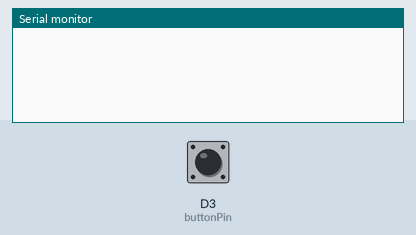
Recording of a sketch running on a simulated Particle Photon. Shown: the last lines printed to the serial monitor. Inputs (shaded band) come from the test bench; at power-on: D3 (buttonPin) LOW.

Above: at 1.2 s.
1.3 s: D3 (buttonPin) pulled HIGH for 0.15 s
At 1.43 s:
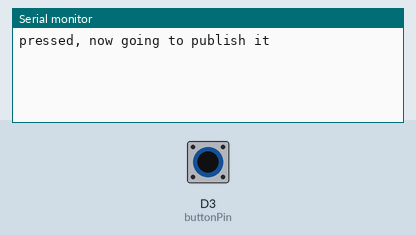
At 1.8 s:
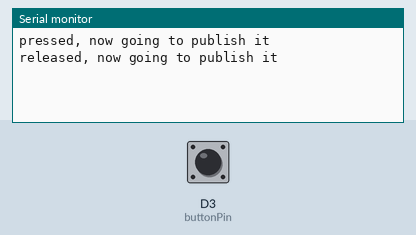

The sketch:

geraldo_a.ino
```cpp
//This sketch sends data to Geraldo_B.

int buttonPin = D3;
bool triggered = false;
long triggerTime;

//int lightPin = A5;
//int lightValue;
//int lightPublishTime;


void setup() {
//Particle.variable("sensorValue", &lightValue, INT);
pinMode(buttonPin,INPUT_PULLDOWN);
Serial.begin(9600);

}

void loop() {

    if(digitalRead(buttonPin) &&(!triggered))
    {
        Serial.println("pressed, now going to publish it");
        Particle.publish("GeraldoA","pressed");
        triggered= true;
        triggerTime = millis();
    }

    else if(!digitalRead(buttonPin) &&(triggered))
    {
         Serial.println("released, now going to publish it");
        Particle.publish("GeraldoA","released");
        triggered = false;
    }
    /*
    lightValue = analogRead(lightPin);


    if(millis()>lightPublishTime +2000)
    {
        Serial.print("Light Value : ");
        Serial.print(lightValue);
        Serial.println(",  now going to publish it");
       Particle.publish("GeraldoA", String(lightValue));
       lightPublishTime = millis();
    }
    */
}
```

Measured:
- after the input at 1.3 s, the serial monitor: prints a new line at once (image 1)
